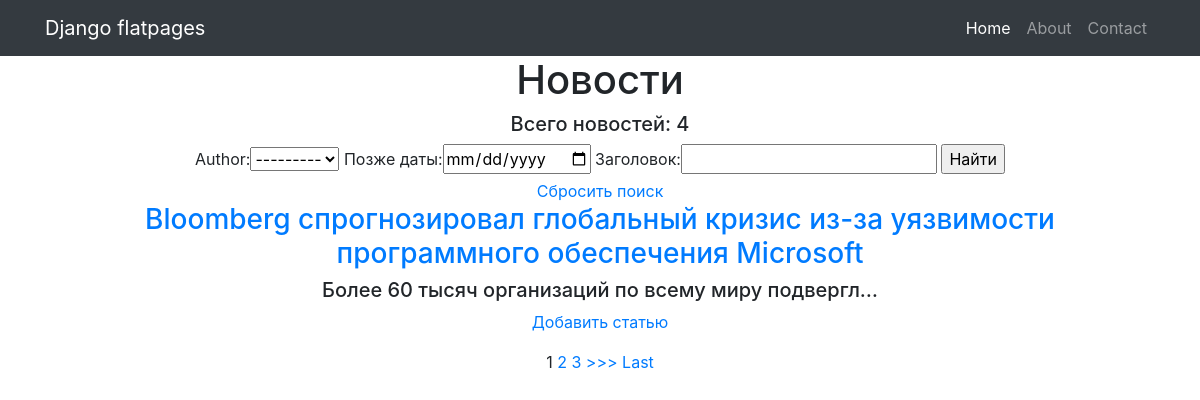
The app's page /news/search/ with its own data.
### news/models.py (models this page shows, shortened)
class Author(models.Model):
    author = models.OneToOneField(User, on_delete=models.CASCADE,
                                  unique=True)
    author_rating = models.IntegerField(default=0)
    def __str__(self):
        return self.author.username

class Post(models.Model):
    author = models.ForeignKey(Author, on_delete=models.CASCADE)
    news = 'NW'
    article = 'AR'
    CHOICES = [
        (news, 'Новость'),
        (article, 'Статья')
    ]
    type = models.CharField(max_length=2,
                            choices=CHOICES)
    time = models.DateTimeField(auto_now_add=True)
    category = models.ManyToManyField(Category, through='PostCategory')
    header = models.CharField(max_length=1000)
    text = models.TextField(null=True)
    post_rating = models.IntegerField(default=0)

### news/views.py (the view)
# urls.py: path('search/', PostSearch.as_view(), name='post_search'),
class PostSearch(ListView):
    model = Post
    context_object_name = 'news'
    template_name = 'post_search.html'
    queryset = Post.objects.order_by('-time')
    paginate_by = 1
    def get_context_data(self, **kwargs):
        context = super(PostSearch, self).get_context_data(**kwargs)
        post_list = PostFilter(self.request.GET, queryset=Post.objects.all()).qs
        paginator = Paginator(post_list, self.paginate_by)
        page = self.request.GET.get('page')
        try:
            post_filter = paginator.page(page)
        except PageNotAnInteger:
            post_filter = paginator.page(1)
        except EmptyPage:
            post_filter = paginator.page(paginator.num_pages)
        context['all_news'] = Post.objects.all()
        context['filter'] = PostFilter(self.request.GET, queryset=super().get_queryset())
        context['post_list'] = post_filter
        context['filterset'] = post_filter
        return context

### news/templatetags/custom_filters.py (called while the page is built)
@register.filter(name='censor')
def censor(some_str):
    cens_str = ''
    for i in some_str.split():
        cens_str = some_str.replace('ДТП', '@!#$')
    return cens_str

@register.simple_tag(takes_context=True)
def param_replace(context, **kwargs):
    d = context['request'].GET.copy()
    for k, v in kwargs.items():
        d[k] = v
    for k in [k for k, v in d.items() if not v]:
        del d[k]
    return d.urlencode()

### templates/post_search.html (shortened to what this page needs)
{% extends 'default.html' %}
{% load custom_filters %}
{% block content %}
<h1>Новости</h1>
<h5>Всего новостей: {{ all_news|length }}</h5>
<form method="GET">
    {{ filter.form }}
    <input type="submit" value="Найти">
</form>
<a href="{% url 'post_search' %}">Сбросить поиск</a>
{% if news %}
    {% for specificnews in post_list %}
    <h3><a href="/news/{{ specificnews.id }}">{{ specificnews.header|censor }}</a></h3>
    <h5>{{ specificnews.text|truncatechars:50 }}</h5>
    {% endfor %}
{% endif %}
<p><a href="{% url 'post_create' %}">Добавить статью</a></p>
{% if is_paginated %}
    {% for num in filterset.paginator.page_range %}
        {% if filterset.number == num %}
            <a>{{ num }}</a>
        {% elif num > filterset.number|add:'-3' and num < filterset.number|add:'3' %}
            <a href="?{% param_replace page=num %}">{{ num }}</a>
        {% endif %}
    {% endfor %}
    {% if filterset.has_next %}
        <a href="?{% param_replace page=filterset.next_page_number %}">>>></a>
        <a href="?{% param_replace page=filterset.paginator.num_pages %}">Last</a>
    {% endif %}
{% endif %}
{% endblock content %}

### templates/default.html (shortened to what this page needs)
{% load static %}
<!DOCTYPE html>
<html lang="en">
<head>
  <link href="{% static 'startbootstrap-bare-gh-pages/vendor/bootstrap/css/bootstrap.min.css' %}" rel="stylesheet">
</head>
<body>
  <nav class="navbar navbar-expand-lg navbar-dark bg-dark static-top">
    <div class="container">
      <a class="navbar-brand" href="#">Django flatpages</a>
      <div class="collapse navbar-collapse" id="navbarResponsive">
        <ul class="navbar-nav ml-auto">
          <li class="nav-item active">
            <a class="nav-link" href="/news/">Home
            </a>
          </li>
          <li class="nav-item">
            <a class="nav-link" href="/about/">About</a>
          </li>
          <li class="nav-item">
            <a class="nav-link" href="/contacts/">Contact</a>
          </li>
        </ul>
      </div>
    </div>
  </nav>
  <div class="container">
    <div class="row">
      <div class="col-lg-12 text-center">
       {% block content %}{% endblock content %}
      </div>
    </div>
  </div>
</body>
</html>

### records on screen
Author: author "---------"
Post: header|censor "Bloomberg спрогнозировал глобальный кризис из-за уязвимости программного обеспечения Microsoft", text "Более 60 тысяч организаций по всему миру подвергл…"

### other values on screen
{{ all_news|length }} "4"
{{ num }} "1"
{{ num }} "2" "3"
